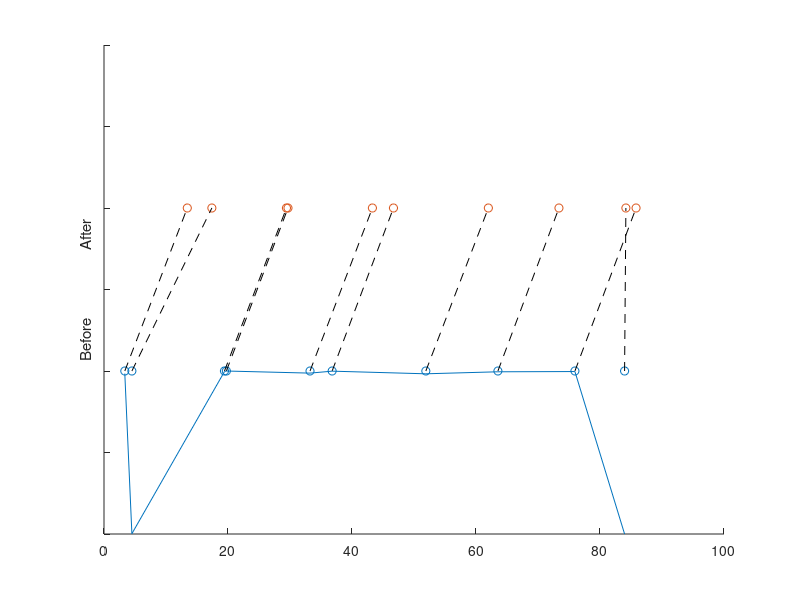

Write the MATLAB code that produced this figure.
%% 1D vector registration example

tic

% before and after images 1D
NumPoints = 10 ;

translation = 10 ;

epsilon = translation / 10 ; % translation units

domain = 100 ;

NumDeleted = round( 0.2 * NumPoints );

NumAdded = NumDeleted ;

PriorSigma = domain / 3 ;

PriorMean = 0 ; % initial guess for the translation parameter

noise = domain / NumPoints / 100 ;

before = domain * rand( 1, NumPoints );

after = [ before( 1 : end - NumDeleted ), domain * rand( 1, NumAdded )] ...
      + translation + noise * randn( 1, NumPoints );

NumDeltas = 100 ;

metric = zeros( 1, NumDeltas );

IsOptimizing = true ;

NumIterations = 0 ;

NumAfter  = numel( after  );
NumBefore = numel( before );

NumPairs = min( NumAfter, NumBefore );

after2before = spalloc(numel(after),1,NumPairs);

pairs = 1 : NumPairs ;

MetricsBefore2after = zeros( 1, NumBefore );
            
before2after        = zeros( 1, NumBefore );

while IsOptimizing

    NumIterations = NumIterations + 1 ;
    
    perturbation_idx = 0 ;
    
    ParamSet = PriorMean + PriorSigma * randn( 1, NumDeltas );

    for param = ParamSet

        perturbation_idx = perturbation_idx + 1 ;
        
        % gaussian of pointwise distances, a pairwise metric
        metric_matrix = exp( - ( before + param - after' ) .^ 2 / 2 / PriorSigma ^ 2 );
        
        % go from best pair to worst pair, forcing an invertible transform
        for pair = pairs
    
            [ PairMetric, idx ] = max( metric_matrix( : ));
            
            BeforeIdx = floor(( idx - 1 ) / NumAfter ) + 1 ;
            
            AfterIdx = idx - ( BeforeIdx - 1 ) * NumAfter ;
            
            MetricsBefore2after( BeforeIdx ) = PairMetric ;
            
            before2after( BeforeIdx ) = AfterIdx ;
            
            metric_matrix( AfterIdx,  : ) = 0 ;
            metric_matrix( :, BeforeIdx ) = 0 ;
            
        end
            
        metric( perturbation_idx ) = mean( MetricsBefore2after );
            
%         [ MetricsAfter2before, after2before ] = max( metric_matrix, [ ], 2 );
%         [ MetricsBefore2after, before2after ] = max( metric_matrix, [ ], 1 );
%         
%         % forwards and backwards directions pick closest neighbors as registration partners
%         metric( perturbation_idx ) = median( MetricsAfter2before ) ...
%                                    * median( MetricsBefore2after );
    
    end
    
    % first and second moments of the metric-weighted distribution of translations
    PosteriorMean  =   sum( metric .*   ParamSet                        ) / sum( metric )        ;
    PosteriorSigma = ( sum( metric .* ( ParamSet - PosteriorMean ) .^ 2 ) / sum( metric )) ^ 0.5 ;
        
%     MeanUpdate = PosteriorMean  - PriorMean ; % !!! dont let the post sigma fall below this value
    
    % is_optimizing if the mean isn't converging or the search is broadening
    IsOptimizing  = abs( PosteriorMean  - PriorMean  ) > epsilon ... 
                 ||    ( PosteriorSigma > PriorSigma )           ...
                 ||      PosteriorSigma                > epsilon ;
              
	% update transformation and metric formula ;
    PriorMean  = PosteriorMean  ;
    PriorSigma = PosteriorSigma ;
        
end

NumIterations
PriorMean
PriorSigma

% recalculate best registration
param = PriorMean ;

metric_matrix = exp( - ( before + param - after' ) .^ 2 / 2 / PriorSigma ^ 2 );

% go from best pair to worst pair, forcing an invertible transform
for pair = pairs

    [ PairMetric, idx ] = max( metric_matrix( : ));

    BeforeIdx = floor(( idx - 1 ) / NumAfter ) + 1 ;

    AfterIdx = idx - ( BeforeIdx - 1 ) * NumAfter ;

    MetricsBefore2after( BeforeIdx ) = PairMetric ;

    before2after( BeforeIdx ) = AfterIdx ;

    metric_matrix( AfterIdx,  : ) = 0 ;
    metric_matrix( :, BeforeIdx ) = 0 ;

end


figure
scatter( before,   ones( size( before )))
hold on
scatter(  after, 2*ones( size( after  )))
ylim([0,3])
set(gca,'YTickLabel',[ ]);
ylabel('Before                 After')

line( [ before ; after( before2after )], [ 1 ; 2 ] .* ones( 2, NumBefore ), 'Color','black','LineStyle','--' )


[ before, idx ] = sort( before );

plot( before, MetricsBefore2after(idx) )

% for BeforeIdx = 1 : NumBefore
% 
%     line(before2after( BeforeIdx ) = AfterIdx ;
% 
%     metric_matrix( AfterIdx,  : ) = 0 ;
%     metric_matrix( :, BeforeIdx ) = 0 ;
% 
% end



toc